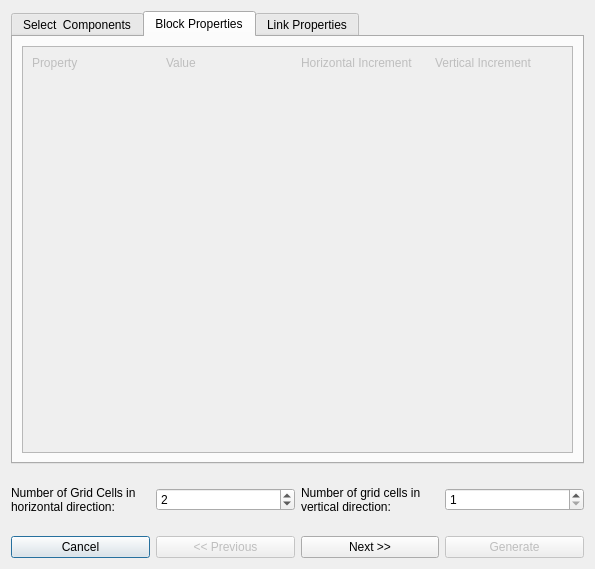
<?xml version="1.0" encoding="UTF-8"?>
<ui version="4.0">
 <class>GridGenerator</class>
 <widget class="QDialog" name="GridGenerator">
  <property name="geometry">
   <rect>
    <x>0</x>
    <y>0</y>
    <width>595</width>
    <height>569</height>
   </rect>
  </property>
  <property name="windowTitle">
   <string>Dialog</string>
  </property>
  <layout class="QVBoxLayout" name="verticalLayout_3">
   <item>
    <widget class="QTabWidget" name="tabWidget">
     <property name="enabled">
      <bool>true</bool>
     </property>
     <property name="currentIndex">
      <number>1</number>
     </property>
     <widget class="QWidget" name="tab_SelectComponents">
      <attribute name="title">
       <string>Select  Components</string>
      </attribute>
      <layout class="QHBoxLayout" name="horizontalLayout_4">
       <item>
        <layout class="QVBoxLayout" name="verticalLayout">
         <item>
          <widget class="QLabel" name="label">
           <property name="text">
            <string>Select Block Type</string>
           </property>
          </widget>
         </item>
         <item>
          <widget class="QListWidget" name="listWidgetBlocks">
           <property name="spacing">
            <number>0</number>
           </property>
           <property name="viewMode">
            <enum>QListView::ListMode</enum>
           </property>
           <property name="wordWrap">
            <bool>true</bool>
           </property>
          </widget>
         </item>
        </layout>
       </item>
       <item>
        <layout class="QVBoxLayout" name="verticalLayout_2">
         <item>
          <widget class="QLabel" name="label_2">
           <property name="text">
            <string>Select Link Type</string>
           </property>
          </widget>
         </item>
         <item>
          <widget class="QListWidget" name="listWidgetLinks"/>
         </item>
        </layout>
       </item>
      </layout>
     </widget>
     <widget class="QWidget" name="tab_BlockProperties">
      <property name="enabled">
       <bool>false</bool>
      </property>
      <attribute name="title">
       <string>Block Properties</string>
      </attribute>
      <layout class="QVBoxLayout" name="verticalLayout_4">
       <item>
        <widget class="QScrollArea" name="scrollArea">
         <property name="widgetResizable">
          <bool>true</bool>
         </property>
         <widget class="QWidget" name="scrollAreaWidgetContents">
          <property name="geometry">
           <rect>
            <x>0</x>
            <y>0</y>
            <width>553</width>
            <height>399</height>
           </rect>
          </property>
          <layout class="QHBoxLayout" name="horizontalLayout_3">
           <item>
            <layout class="QGridLayout" name="gridLayout_Block">
             <item row="0" column="1">
              <widget class="QLabel" name="label_8">
               <property name="text">
                <string>Value</string>
               </property>
               <property name="alignment">
                <set>Qt::AlignLeading|Qt::AlignLeft|Qt::AlignTop</set>
               </property>
              </widget>
             </item>
             <item row="0" column="0">
              <widget class="QLabel" name="label_5">
               <property name="text">
                <string>Property</string>
               </property>
               <property name="alignment">
                <set>Qt::AlignLeading|Qt::AlignLeft|Qt::AlignTop</set>
               </property>
              </widget>
             </item>
             <item row="0" column="2">
              <widget class="QLabel" name="label_9">
               <property name="text">
                <string>Horizontal Increment</string>
               </property>
               <property name="alignment">
                <set>Qt::AlignLeading|Qt::AlignLeft|Qt::AlignTop</set>
               </property>
               <property name="margin">
                <number>4</number>
               </property>
              </widget>
             </item>
             <item row="0" column="3">
              <widget class="QLabel" name="label_7">
               <property name="text">
                <string>Vertical Increment</string>
               </property>
               <property name="alignment">
                <set>Qt::AlignLeading|Qt::AlignLeft|Qt::AlignTop</set>
               </property>
              </widget>
             </item>
            </layout>
           </item>
          </layout>
         </widget>
        </widget>
       </item>
      </layout>
     </widget>
     <widget class="QWidget" name="tab_LinkProperties">
      <property name="enabled">
       <bool>false</bool>
      </property>
      <attribute name="title">
       <string>Link Properties</string>
      </attribute>
      <layout class="QHBoxLayout" name="horizontalLayout_5">
       <item>
        <layout class="QGridLayout" name="gridLayout_Link" columnstretch="4,4,2,2">
         <item row="0" column="0">
          <widget class="QLabel" name="label_6">
           <property name="text">
            <string>Property</string>
           </property>
           <property name="alignment">
            <set>Qt::AlignLeading|Qt::AlignLeft|Qt::AlignTop</set>
           </property>
          </widget>
         </item>
         <item row="0" column="1">
          <widget class="QLabel" name="label_10">
           <property name="text">
            <string>Value</string>
           </property>
           <property name="alignment">
            <set>Qt::AlignLeading|Qt::AlignLeft|Qt::AlignTop</set>
           </property>
          </widget>
         </item>
         <item row="0" column="2">
          <widget class="QLabel" name="label_11">
           <property name="text">
            <string>Horizontal Increment</string>
           </property>
           <property name="alignment">
            <set>Qt::AlignLeading|Qt::AlignLeft|Qt::AlignTop</set>
           </property>
           <property name="margin">
            <number>4</number>
           </property>
          </widget>
         </item>
         <item row="0" column="3">
          <widget class="QLabel" name="label_12">
           <property name="text">
            <string>Vertical increment</string>
           </property>
           <property name="alignment">
            <set>Qt::AlignLeading|Qt::AlignLeft|Qt::AlignTop</set>
           </property>
          </widget>
         </item>
        </layout>
       </item>
      </layout>
     </widget>
    </widget>
   </item>
   <item>
    <layout class="QHBoxLayout" name="horizontalLayout_2">
     <item>
      <widget class="QLabel" name="label_3">
       <property name="text">
        <string>Number of Grid Cells in horizontal direction:</string>
       </property>
       <property name="wordWrap">
        <bool>true</bool>
       </property>
      </widget>
     </item>
     <item>
      <widget class="QSpinBox" name="spinBox_nx">
       <property name="minimum">
        <number>1</number>
       </property>
       <property name="value">
        <number>2</number>
       </property>
      </widget>
     </item>
     <item>
      <widget class="QLabel" name="label_4">
       <property name="minimumSize">
        <size>
         <width>0</width>
         <height>60</height>
        </size>
       </property>
       <property name="text">
        <string>Number of grid cells in vertical direction:</string>
       </property>
       <property name="scaledContents">
        <bool>false</bool>
       </property>
       <property name="wordWrap">
        <bool>true</bool>
       </property>
      </widget>
     </item>
     <item>
      <widget class="QSpinBox" name="spinBox_ny">
       <property name="minimum">
        <number>1</number>
       </property>
       <property name="value">
        <number>1</number>
       </property>
      </widget>
     </item>
    </layout>
   </item>
   <item>
    <layout class="QHBoxLayout" name="horizontalLayout">
     <item>
      <widget class="QPushButton" name="pushButtonCancel">
       <property name="text">
        <string>Cancel</string>
       </property>
      </widget>
     </item>
     <item>
      <widget class="QPushButton" name="pushButtonPrevious">
       <property name="enabled">
        <bool>false</bool>
       </property>
       <property name="text">
        <string>&lt;&lt; Previous</string>
       </property>
      </widget>
     </item>
     <item>
      <widget class="QPushButton" name="pushButtonNext">
       <property name="text">
        <string>Next &gt;&gt;</string>
       </property>
      </widget>
     </item>
     <item>
      <widget class="QPushButton" name="pushButtonGenerate">
       <property name="enabled">
        <bool>false</bool>
       </property>
       <property name="text">
        <string>Generate</string>
       </property>
      </widget>
     </item>
    </layout>
   </item>
  </layout>
 </widget>
 <resources/>
 <connections/>
</ui>
